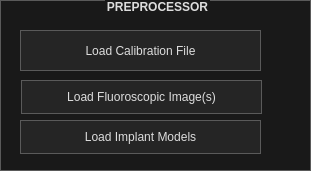
   <widget class="QGroupBox" name="preprocessor_box">
    <property name="geometry">
     <rect>
      <x>60</x>
      <y>20</y>
      <width>311</width>
      <height>171</height>
     </rect>
    </property>
    <property name="styleSheet">
     <string notr="true">/*
	Based on a template by Emanuel Claesson (c) 2013 with modifications by Paris Flood

	Licensed under the Apache License, Version 2.0 (the &quot;License&quot;);
	you may not use this file except in compliance with the License.
	You may obtain a copy of the License at

		http://www.apache.org/licenses/LICENSE-2.0

	Unless required by applicable law or agreed to in writing, software
	distributed under the License is distributed on an &quot;AS IS&quot; BASIS,
	WITHOUT WARRANTIES OR CONDITIONS OF ANY KIND, either express or implied.
	See the License for the specific language governing permissions and
	limitations under the License.
*/

/*
	COLOR_DARK     = #191919
	COLOR_MEDIUM   = #353535
	COLOR_MEDLIGHT = #5A5A5A
	COLOR_LIGHT    = #DDDDDD
	COLOR_BLUE  = #2158AA
	COLOR_ORANGE = #D66C23
*/
* {
	background: #191919;
	color: #DDDDDD;
border: 1px solid #5A5A5A;
}

 QMenuBar {
	background: #191919;
	border-style: none;
 }

 QMenuBar::item {
	 background: transparent;
     spacing: 3px; /* spacing between menu bar items */
     padding: 5px 25px;
 }

 QMenuBar::item:selected{
	background: #353535;
  	border: 2px solid #D66C23;
    border-style: none none solid none;
}

 QMenuBar::item:pressed {
	background: #5A5A5A;
}

QCheckBox, QRadioButton {
	border: none;
}

QRadioButton::indicator, QCheckBox::indicator {
	width: 13px;
	height: 13px;
}

QRadioButton::indicator::unchecked, QCheckBox::indicator::unchecked {
	left: 5px;
	border: 1px solid #5A5A5A;
	background: none;
}

QRadioButton::indicator:unchecked:hover, QCheckBox::indicator:unchecked:hover {
	left: 5px;
	border: 1px solid #D66C23;
}

QRadioButton::indicator::checked, QCheckBox::indicator::checked {
	left: 5px;
	border: 1px solid #5A5A5A;
	background: #2158AA;
}

QRadioButton::indicator:checked:hover, QCheckBox::indicator:checked:hover {
	left: 5px;
	border: 1px solid #D66C23;
	background: #2158AA;
}

QGroupBox::title {
	subcontrol-origin: margin;
    subcontrol-position: top center;
}

QScrollBar {
	border: 1px solid #5A5A5A;
	background: #191919;
}

QScrollBar:horizontal {
	height: 15px;
	margin: 0px 16px 0px 16px;
}

QScrollBar:vertical {
	width: 15px;
	margin: 16px 0px 16px 0px;
}

QScrollBar::handle {
	background: #353535;
	border: 1px solid #5A5A5A;
}

QScrollBar::handle:horizontal {
	border-width: 0px 1px 0px 1px;
}

QScrollBar::handle:vertical {
	border-width: 1px 0px 1px 0px;
}

QScrollBar::handle:horizontal {
	min-width: 20px;
}

QScrollBar::handle:vertical {
	min-height: 20px;
}

QScrollBar::add-line, QScrollBar::sub-line {
	background:#353535;
	border: 1px solid #5A5A5A;
	subcontrol-origin: margin;
}

QScrollBar::add-line {
	position: absolute;
}

QScrollBar::add-line:horizontal {
	width: 15px;
	subcontrol-position: right;
	left: 15px;
}

QScrollBar::add-line:vertical {
	height: 15px;
	subcontrol-position: bottom;
	top: 15px;
}

QScrollBar::sub-line:horizontal {
	width: 15px;
	subcontrol-position: left;
}

QScrollBar::sub-line:vertical {
	height: 15px;
	subcontrol-position: top;
}

QScrollBar:left-arrow, QScrollBar::right-arrow, QScrollBar::up-arrow, QScrollBar::down-arrow {
	border: 1px solid #5A5A5A;
	width: 3px;
	height: 3px;
}

QScrollBar::add-page, QScrollBar::sub-page {
	background: none;
}

QAbstractButton {
	background: #252525;
}

QAbstractButton:disabled {
	background: #3F3F3F;
}

QAbstractButton:hover {
	background: #353535;
}

QPushButton:hover {
	background: #353535;
  	border: 1px solid #D66C23;
}

QAbstractButton:pressed {
	background: #5A5A5A;
}

QAbstractItemView {
	show-decoration-selected: 1;
 	outline: 0;
	selection-background-color: #2158AA;
	selection-color: #DDDDDD;
	alternate-background-color: #353535;
}

QHeaderView {
	border: 1px solid #5A5A5A;
}

QHeaderView::section {
	background: #191919;
	border: 1px solid #5A5A5A;
	padding: 4px;
}

QHeaderView::section:selected, QHeaderView::section::checked {
	background: #353535;
}

QTableView {
	gridline-color: #5A5A5A;
}

QTabBar {
	margin-left: 2px;
}

QTabBar::tab {
	border-radius: 0px;
	padding: 4px;
	margin: 4px;
}

QTabBar::tab:selected {
	background: #353535;
}

QComboBox::down-arrow {
	border: 1px solid #5A5A5A;
	background: #353535;
}

QComboBox::drop-down {
	border: 1px solid #5A5A5A;
	background: #353535;
}

QComboBox::down-arrow {
	width: 3px;
	height: 3px;
	border: 1px solid #5A5A5A;
}

QAbstractSpinBox {
	padding-right: 15px;
}

QAbstractSpinBox::up-button, QAbstractSpinBox::down-button {
	border: 1px solid #5A5A5A;
	background: #353535;
	subcontrol-origin: border;
}
QAbstractSpinBox::up-button:hover, QAbstractSpinBox::down-button:hover {
	border: 1px solid #D66C23;
}
QAbstractSpinBox::up-button:pressed, QAbstractSpinBox::down-button:pressed {
	background: #5A5A5A;
}

QAbstractSpinBox::up-arrow, QAbstractSpinBox::down-arrow {
	width: 3px;
	height: 3px;
	border: 1px solid #5A5A5A;
}
QAbstractSpinBox::up-arrow:hover, QAbstractSpinBox::down-arrow:hover {
	border: 1px solid #D66C23;
}

QSlider {
	border: none;
}

QSlider::groove:horizontal {
	height: 5px;
	margin: 4px 0px 4px 0px;
}

QSlider::groove:vertical {
	width: 5px;
	margin: 0px 4px 0px 4px;
}

QSlider::handle {
	border: 1px solid #5A5A5A;
	background: #353535;
}

QSlider::handle:horizontal {
	width: 15px;
	margin: -4px 0px -4px 0px;
}

QSlider::handle:vertical {
	height: 15px;
	margin: 0px -4px 0px -4px;
}

QSlider::add-page:vertical, QSlider::sub-page:horizontal {
	background: #2158AA;
}

QSlider::sub-page:vertical, QSlider::add-page:horizontal {
	background: #353535;
}

QLabel {
	border: none;
}

QProgressBar {
	text-align: center;
}

QProgressBar::chunk {
	width: 1px;
	background-color: #2158AA;
}

QMenu::separator {
	background: #353535;
}

QGroupBox {
	font: bold
}

QListWidget::item:selected {
    background-color: #2158AA;
}

 QMenu::item:selected{
	background: #353535;
	border: 2px solid #D66C23;
    border-style: none solid none none;
}

 QMenu::pressed {
	background: #5A5A5A;
}

QMenu::separator {
    height: 5px;
	background: #2158AA;
}</string>
    </property>
    <property name="title">
     <string>PREPROCESSOR</string>
    </property>
    <property name="alignment">
     <set>Qt::AlignHCenter|Qt::AlignTop</set>
    </property>
    <property name="flat">
     <bool>false</bool>
    </property>
    <widget class="QPushButton" name="load_calibration_button">
     <property name="geometry">
      <rect>
       <x>20</x>
       <y>30</y>
       <width>241</width>
       <height>41</height>
      </rect>
     </property>
     <property name="styleSheet">
      <string notr="true">QButton {    
       min-width: 80em;
       min-height: 40em;
       width: 1600em;
       height: 80em;&quot;    
}</string>
     </property>
     <property name="text">
      <string>Load Calibration File</string>
     </property>
    </widget>
    <widget class="QPushButton" name="load_image_button">
     <property name="geometry">
      <rect>
       <x>21</x>
       <y>80</y>
       <width>241</width>
       <height>34</height>
      </rect>
     </property>
     <property name="text">
      <string>Load Fluoroscopic Image(s)</string>
     </property>
    </widget>
    <widget class="QPushButton" name="load_model_button">
     <property name="geometry">
      <rect>
       <x>20</x>
       <y>120</y>
       <width>241</width>
       <height>34</height>
      </rect>
     </property>
     <property name="text">
      <string>Load Implant Models</string>
     </property>
    </widget>
   </widget>
